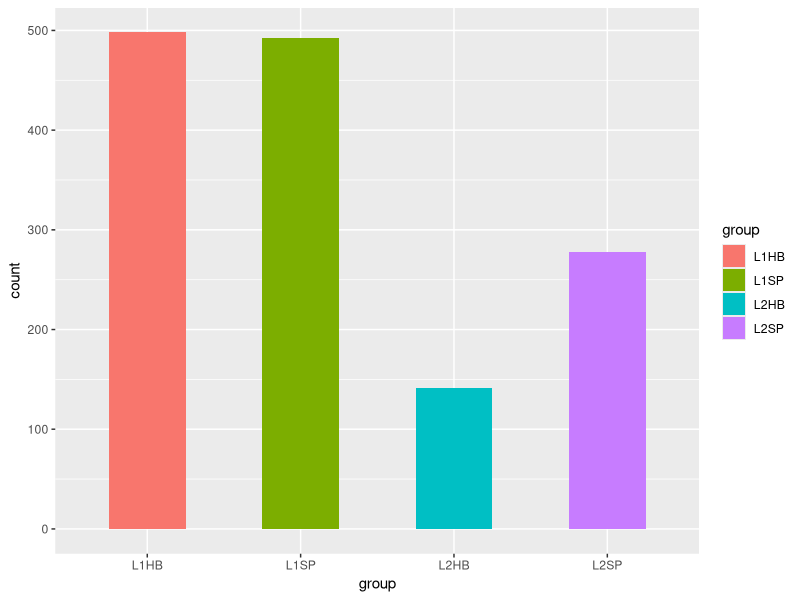

Write R code to recreate this figure. (Note: this script raises an error after producing the figure.)

#agreement

# by Jennifer
library(tidyverse)
library(readxl)
library(lme4)
library(lmerTest)
library(here)

# cargar base de datos
df= read_csv('data/qp.csv')
# mean ept

df %>%
  group_by(group) %>%
  summarise(mean_ept = mean(answer, na.rm = T), sd_ept = sd(answer, na.rm = T))

# plot promedios

df %>%
  select(answer, group) %>%
  filter(answer == 1) %>%
  group_by(answer, group) %>%
  summarise(count=n())  %>%
  ggplot(aes(x = group, y = count, fill = group)) +  # cuando estoy en ggplot cambio de la %>% al +
  geom_bar(position="dodge",stat = "identity", width=0.5) 
facet_wrap(~group) +
  theme(legend.position="none")

# mean by frequency condition

df %>% 
  group_by(., group, Frequent) %>% 
  summarize(., accuracy = mean(na.omit(answer)), sd = sd(na.omit(answer)))



# plot by condition 

df %>%
  mutate(., lang = recode(lang, `0` = "h", `1` = "s")) %>%
  ggplot(., aes(x = native, y = answer, shape = Frequent )) + 
  facet_grid(. ~ lang) + 
  geom_hline(yintercept = 0.5, color = 'white', size = 2) + 
  stat_summary(fun = mean, geom = 'pointrange', size = 1, 
               position = position_dodge(width = 0.5)) + 
  scale_color_brewer(palette = "Set1", name = "") +
  labs(x = 'Frequency', y = 'Proportion of accurate responses', caption = '', 
       title = 'Figure 1: Proportion of accurate EPT responses across conditions') + 
  theme_grey(base_size = 16, base_family = 'Times')



#modelo

mod1 <- glmer( 
  answer ~ lang + native + Frequent + 
    (1 | participant) + 
    (1 | item),
  data = df, 
  family = 'binomial',
  control = glmerControl(optimizer = "bobyqa", optCtrl = list(maxfun=3e5)))

summary(mod1)

# modelo con mint

mylogit = glm(answer ~ 0 + MINT , data = df, family = "binomial") # logit cada row es independ. glmm sabe las row que pertenecen a un individuo

summary(mylogit) 

# fct agreement

# cargar base de datos

df1= read_csv('data/qp2.csv')

df1$answer <- as.numeric(as.character(df1$answer))

# mean ept

df1 %>%
  group_by(group) %>%
  summarise(mean_fct = mean(answer, na.rm = T), sd_fct = sd(answer, na.rm = T))


df1 %>% 
  group_by(., group, Frequent ) %>% 
  summarize(., accuracy = mean(na.omit(answer)), sd = sd(na.omit(answer)))

# plot promedios

df1 %>%
  select(answer, group) %>%
  filter(answer == 1) %>%
  group_by(answer, group) %>%
  summarise(count=n())  %>%
  ggplot(aes(x = group, y = count, fill = group)) +  # cuando estoy en ggplot cambio de la %>% al +
  geom_bar(position="dodge",stat = "identity", width=0.5) 
facet_wrap(~group) +
  theme(legend.position="none")

# mean by frequency condition

df1 %>% 
  group_by(., group, Frequent) %>% 
  summarize(., accuracy = mean(na.omit(answer)), sd = sd(na.omit(answer)))



# plot by condition 

df1 %>%
  mutate(., lang = recode(lang, `0` = "h", `1` = "s")) %>%
  ggplot(., aes(x = native, y = answer, shape = Frequent )) + 
  facet_grid(. ~ lang) + 
  geom_hline(yintercept = 0.5, color = 'white', size = 2) + 
  stat_summary(fun = mean, geom = 'pointrange', size = 1, 
               position = position_dodge(width = 0.5)) + 
  scale_color_brewer(palette = "Set1", name = "") +
  labs(x = 'Frequency', y = 'Proportion of accurate responses', caption = '', 
       title = 'Figure 1: Proportion of accurate FCT responses across conditions') + 
  theme_grey(base_size = 16, base_family = 'Times')


df1 %>%
  mutate(., lang = recode(lang, `0` = "h", `1` = "s")) %>%
  ggplot(., aes(x = native, y = answer, shape = Frequent )) + 
  facet_grid(. ~ lang) + 
  geom_hline(yintercept = 0.5, color = 'white', size = 2) + 
  stat_summary(fun = mean, geom = 'pointrange', size = 1, 
               position = position_dodge(width = 0.5)) + 
  scale_color_brewer(palette = "Set1", name = "") +


#modelo

mod1 <- glmer( 
  answer ~ lang + native + Frequent + 
    (1 | participant) + 
    (1 | item),
  data = df1, 
  family = 'binomial',
  control = glmerControl(optimizer = "bobyqa", optCtrl = list(maxfun=3e5)))

summary(mod1)

# modelo con mint

mylogit = glm(answer ~ 0 + MINT , data = df, family = "binomial") # logit cada row es independ. glmm sabe las row que pertenecen a un individuo

summary(mylogit) 
